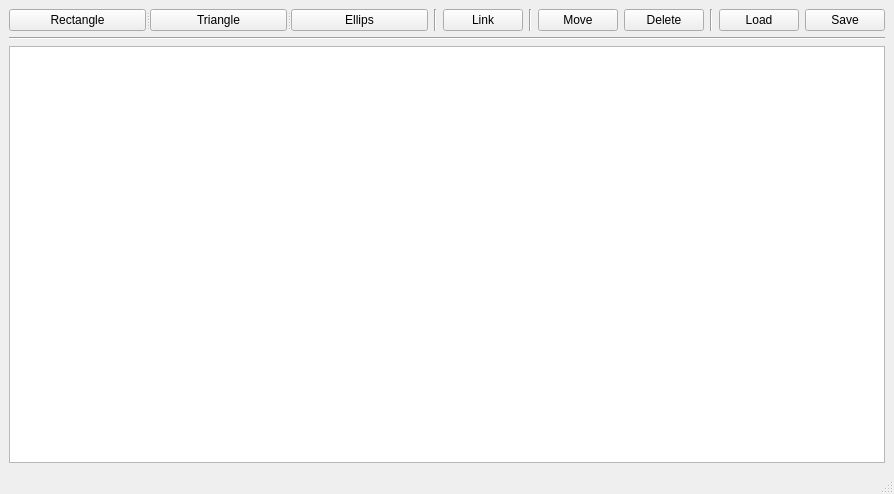
<?xml version="1.0" encoding="UTF-8"?>
<ui version="4.0">
 <class>MainWindow</class>
 <widget class="QMainWindow" name="MainWindow">
  <property name="geometry">
   <rect>
    <x>0</x>
    <y>0</y>
    <width>894</width>
    <height>494</height>
   </rect>
  </property>
  <property name="sizePolicy">
   <sizepolicy hsizetype="Maximum" vsizetype="Preferred">
    <horstretch>0</horstretch>
    <verstretch>0</verstretch>
   </sizepolicy>
  </property>
  <property name="windowTitle">
   <string>MainWindow</string>
  </property>
  <widget class="QWidget" name="centralwidget">
   <layout class="QGridLayout" name="gridLayout">
    <item row="0" column="0">
     <widget class="QSplitter" name="splitter">
      <property name="orientation">
       <enum>Qt::Horizontal</enum>
      </property>
      <widget class="QPushButton" name="pushButton">
       <property name="text">
        <string>Rectangle</string>
       </property>
      </widget>
      <widget class="QPushButton" name="pushButton_2">
       <property name="text">
        <string>Triangle</string>
       </property>
      </widget>
      <widget class="QPushButton" name="pushButton_3">
       <property name="text">
        <string>Ellips</string>
       </property>
      </widget>
     </widget>
    </item>
    <item row="0" column="1">
     <widget class="Line" name="line_2">
      <property name="orientation">
       <enum>Qt::Vertical</enum>
      </property>
     </widget>
    </item>
    <item row="0" column="2">
     <widget class="QPushButton" name="pushButton_4">
      <property name="text">
       <string>Link</string>
      </property>
     </widget>
    </item>
    <item row="0" column="3">
     <widget class="Line" name="line_3">
      <property name="orientation">
       <enum>Qt::Vertical</enum>
      </property>
     </widget>
    </item>
    <item row="0" column="4">
     <widget class="QPushButton" name="pushButton_5">
      <property name="text">
       <string>Move</string>
      </property>
     </widget>
    </item>
    <item row="0" column="5">
     <widget class="QPushButton" name="pushButton_6">
      <property name="text">
       <string>Delete</string>
      </property>
     </widget>
    </item>
    <item row="0" column="6">
     <widget class="Line" name="line_4">
      <property name="orientation">
       <enum>Qt::Vertical</enum>
      </property>
     </widget>
    </item>
    <item row="0" column="7">
     <widget class="QPushButton" name="pushButton_7">
      <property name="text">
       <string>Load</string>
      </property>
     </widget>
    </item>
    <item row="0" column="8">
     <widget class="QPushButton" name="pushButton_8">
      <property name="text">
       <string>Save</string>
      </property>
     </widget>
    </item>
    <item row="1" column="0" colspan="9">
     <widget class="Line" name="line">
      <property name="minimumSize">
       <size>
        <width>0</width>
        <height>0</height>
       </size>
      </property>
      <property name="orientation">
       <enum>Qt::Horizontal</enum>
      </property>
     </widget>
    </item>
    <item row="2" column="0" colspan="9">
     <widget class="QGraphicsView" name="graphicsView"/>
    </item>
   </layout>
  </widget>
  <widget class="QStatusBar" name="statusbar"/>
 </widget>
 <resources/>
 <connections/>
</ui>
